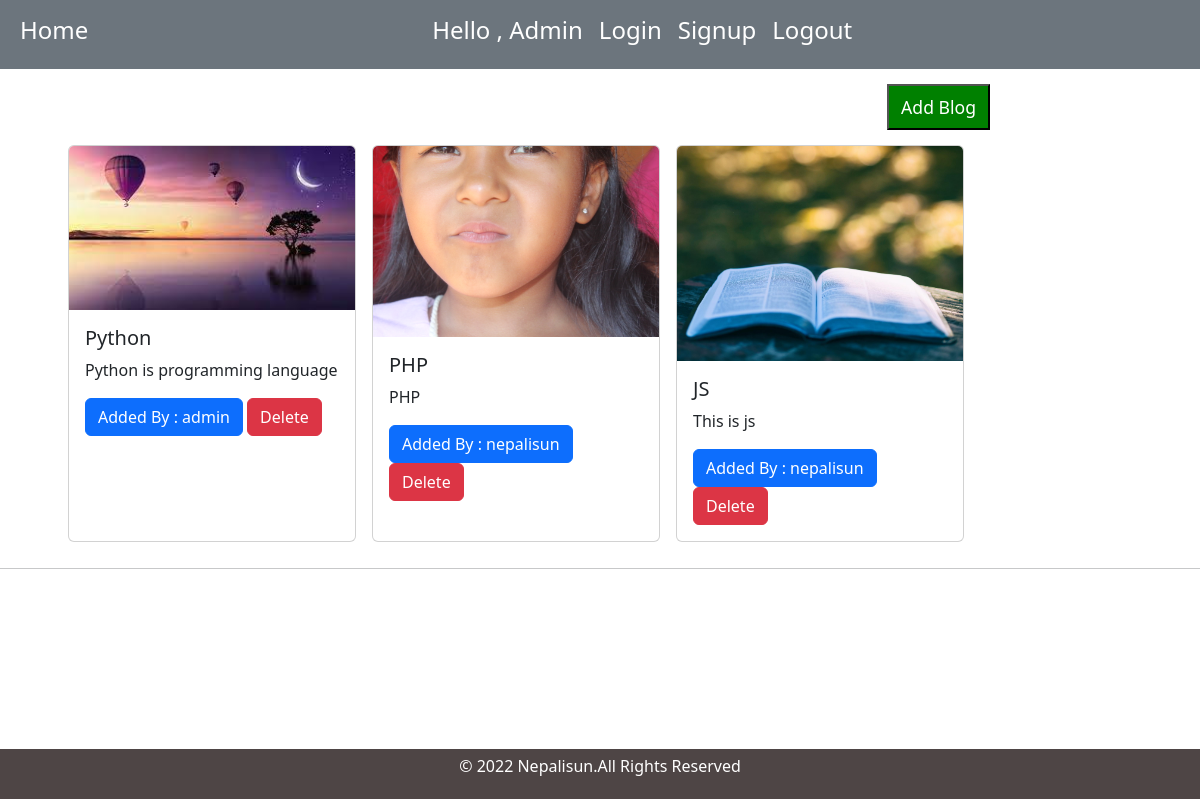
The app's page / (signed in) with its own data.
### blog/models.py (models this page shows, shortened)
class Blog(models.Model):
    title = models.CharField(max_length=200)
    blog = models.TextField()
    image = models.ImageField(blank=True, null=True, upload_to='media/')
    add_by = models.ForeignKey(User, on_delete=models.CASCADE)

### blog/views.py (the view)
# urls.py: path("", HomeView.as_view(), name='home' ),
class HomeView(BaseView):
    def get(self,request):
        self.views['blogs'] = Blog.objects.all()
        return render(request, 'index.html', self.views)

### blog/templates/index.html (shortened to what this page needs)
{% extends 'base.html' %}
{% load static %}
{% block content %}
{% if request.user.is_authenticated %}
<button style = "float:right; position:relative; right:200px; margin:15px 10px; display:block; padding:8px 12px; background-color:green; font-size:1.1em; color:white;"><a style = "text-decoration: none; color:white;" href = "{% url 'blog:add' %}"> Add Blog </a></button>
{% endif %}
<div class="todo-display-sm-12" style = "display:flex;">
  {% for b in blogs %}
    <div class="card mx-2" style="width: 18rem;">
      {% if b.image %}
        <img class="card-img-top" src="{{b.image.url}}" alt="Card image cap">
        {% else %}
        <img class="card-img-top" src="{% static 'img/test.jpg' %}" alt="Card image cap">
        {% endif %}
        <div class="card-body">
          <h5 class="card-title">{{b.title}}</h5>
          <p class="card-text">{{b.blog}}</p>
          <a href="#" class="btn btn-primary"> Added By : {{b.add_by}}</a>
          <a href="{% url 'blog:delete' b.pk %}" class="btn btn-danger"> Delete </a>
        </div>
      </div>
      {% endfor %}
    </div>
    <hr>
    {% endblock content %}

### blog/templates/base.html (shortened to what this page needs)
<!doctype html>
{% load static %}
<html lang="en">
  <head>
    <link rel="stylesheet" href="{% static 'index.css' %}">
    <link href="https://cdn.jsdelivr.net/npm/bootstrap@5.2.0-beta1/dist/css/bootstrap.min.css" rel="stylesheet">
  </head>
  <body>
    <nav class="navbar navbar-expand-lg bg-secondary">
        <div class="container-fluid">
          <div class="collapse navbar-collapse" id="navbarSupportedContent">
            <ul class="navbar-nav me-auto mb-2 mb-lg-0">
              <li class="nav-item">
                <a class="nav-link active" aria-current="page" href="{% url 'blog:home' %}"><h4 style="color: white;">Home</h4></a>
              </li>
            </ul>
          </div>
          <div class="collapse navbar-collapse" id="navbarSupportedContent">
            <ul class="navbar-nav me-auto mb-2 mb-lg-0">
              {% if request.user.is_authenticated%}
              <li class="nav-item">
                <a class="nav-link active" aria-current="page" href="#"><h4 style="color: white;"> Hello , {{request.user.first_name}}</h4></a>
              </li>
              {% endif %}
              <li class="nav-item">
                <a class="nav-link active" aria-current="page" href="{% url 'blog:login' %}"><h4 style="color: white;">Login</h4></a>
              </li>
              <li class="nav-item">
                <a class="nav-link active" aria-current="page" href="{% url 'blog:signup' %}"><h4 style="color: white;">Signup</h4></a>
              </li>
              <li class="nav-item">
                {% if request.user.is_authenticated %}
                <a class="nav-link active" aria-current="page" href="{% url 'blog:logout' %}"><h4 style="color: white;">Logout</h4></a>
                {% endif %}
              </li>
          </div>
        </div>
      </nav>
{% block content %}
{% endblock content %}
    <div class="footer-sm12">
        <p>© 2022 Nepalisun.All Rights Reserved</p>
      </div>
        </body>
      </html>

### blog/static/index.css (style rules this page uses)
.todo-display-sm-12 { width: 90%; margin: 26px auto; }
.footer-sm12 { height: 50px; width: 100%; background-color: rgb(78, 69, 69); position: absolute; display: flex; justify-content:center; align-items: center; bottom: 1px; flex-wrap: wrap; }
.footer-sm12 p { color: white; }

### records on screen
Blog: image (picture), title "Python", blog "Python is programming language", add_by "admin"
Blog: image (picture), title "PHP", blog "PHP", add_by "nepalisun"
Blog: image (picture), title "JS", blog "This is js", add_by "nepalisun"

### other values on screen
{{ request.user.first_name }} "Admin"
